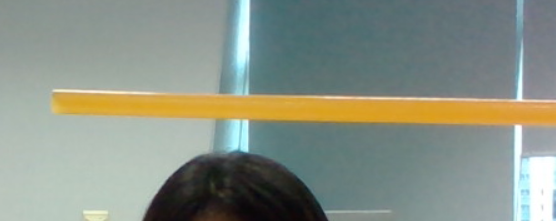
#> input picture imgprocessing/yellow.png, 556 x 221 px, given in place of yellow.jpg, which was not available
$ jupyter execute Untitled.ipynb   (shell and % lines are left out)
#> lines starting #> are read from the running program, lines starting #| are printed output that depends on the picture; pictures that were not available may be replaced by others from this repository, and a replacement may not be noted
[cell 1]
import cv2
import numpy as np
from matplotlib import pyplot as plt

[cell 2]
yellow = cv2.imread("yellow.jpg")
#> yellow is the input picture: shape (221, 556, 3); mean B, G, R 133.7, 145.6, 137.8

[cell 3]
def imshow(title, img):
    plt.title(title)
    if len(img.shape) == 3:
        plt.imshow(cv2.cvtColor(img, cv2.COLOR_BGR2RGB))
    else:
        plt.imshow(img, cmap='gray')

[cell 4]
hsv= cv2.cvtColor(yellow, cv2.COLOR_BGR2HSV)
#> hsv: shape (221, 556, 3); mean H, S, V 74.4, 49, 152.6
print(hsv.shape)
#| (221, 556, 3)
h= hsv[:,:,0]
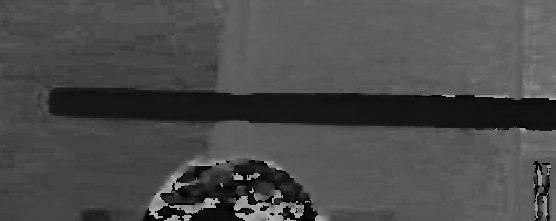
#> h: shape (221, 556); min 0, max 178, mean 74.4
s=hsv[:,:,1]
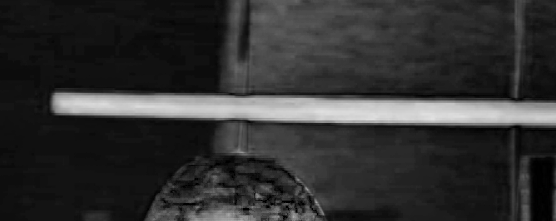
#> s: shape (221, 556); min 0, max 226, mean 49
print(h.shape)
#| (221, 556)

[cell 5]
for r in range(yellow.shape[0]): #row
    for c in range(yellow.shape[1]): #column
        yellow[r,c,:]= [0,0,0]
#> yellow: shape (221, 556, 3); every value is 0
        #모든픽셀을 000으로 출력-->(bgr)검정색으로 나옴

[cell 6]
for r in range(yellow.shape[0]):
    for c in range(yellow.shape[1]):
        yellow[r,c,1]= 0
        yellow[r,c,2]=0 #B만 남기는등 픽셀값 제어 가능

[cell 7]
dest=yellow.copy()
for r in range(yellow.shape[0]):
    for c in range(yellow.shape[1]):
        if h[r,c]>=10 and h[r,c]<=50 and s[r,c]>=170 and s[r,c]<230:
            dest[r,c,:]=yellow[r,c,:] #[255,255,255]
        else:
            dest[r,c,:]= [0,0,0]
imshow("src", yellow)
imshow("yellow", dest)

dest2=np.hstack((yellow, dest))
#> dest2: shape (221, 1112, 3); every value is 0
print(dest2.shape)
#| (221, 1112, 3)
imshow("yellow",dest2)
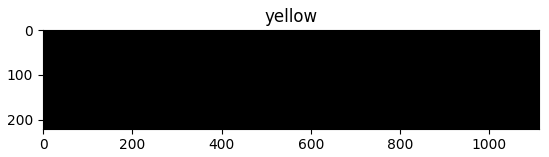
#> figure drawn by matplotlib, 1 panel

[cell 8]
imshow ("yellow",yellow)
